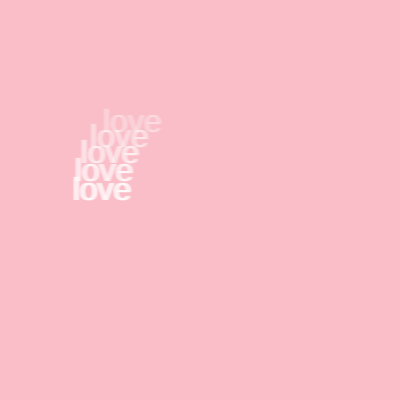
Frame 1 (no input)
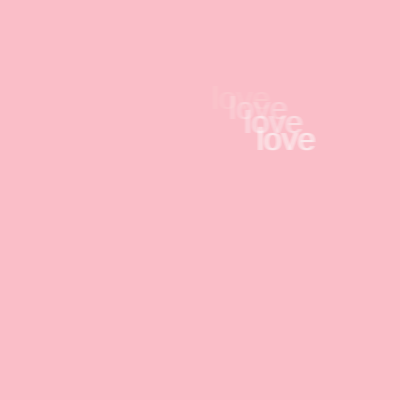
Frame 60 (no input)
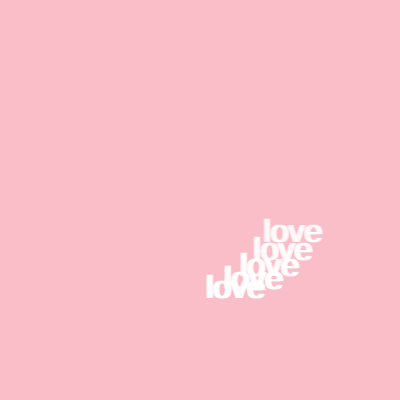
Frame 120 (the mouse pressed at the canvas centre since frame 60)

The p5.js sketch that drew these frames (run headless with seeded random() and noise() and a simulated clock; from frame 60 on, the mouse is pressed at the canvas centre):

// p5.js sketch
// ── sketch.js
function setup() {
    createCanvas(400, 400);
}

function draw() {
    background(250, 190, 200);
    translate(width / 2, height / 2);
    let offset1 = 0;
    for (let x = 0; x < 5; x++) {
        for (let y = 0; y < 5; y++) {
            let c = x + 100 * sin(PI + offset1);
            let d = y + 100 * cos(PI + offset1);
            noStroke();
            fill(255, c + 100);
            textAlign(CENTER);
            textSize(32);
            text('love', d, c);
        }
        offset1 += 0.2;

    }

    PI += 0.03
}
